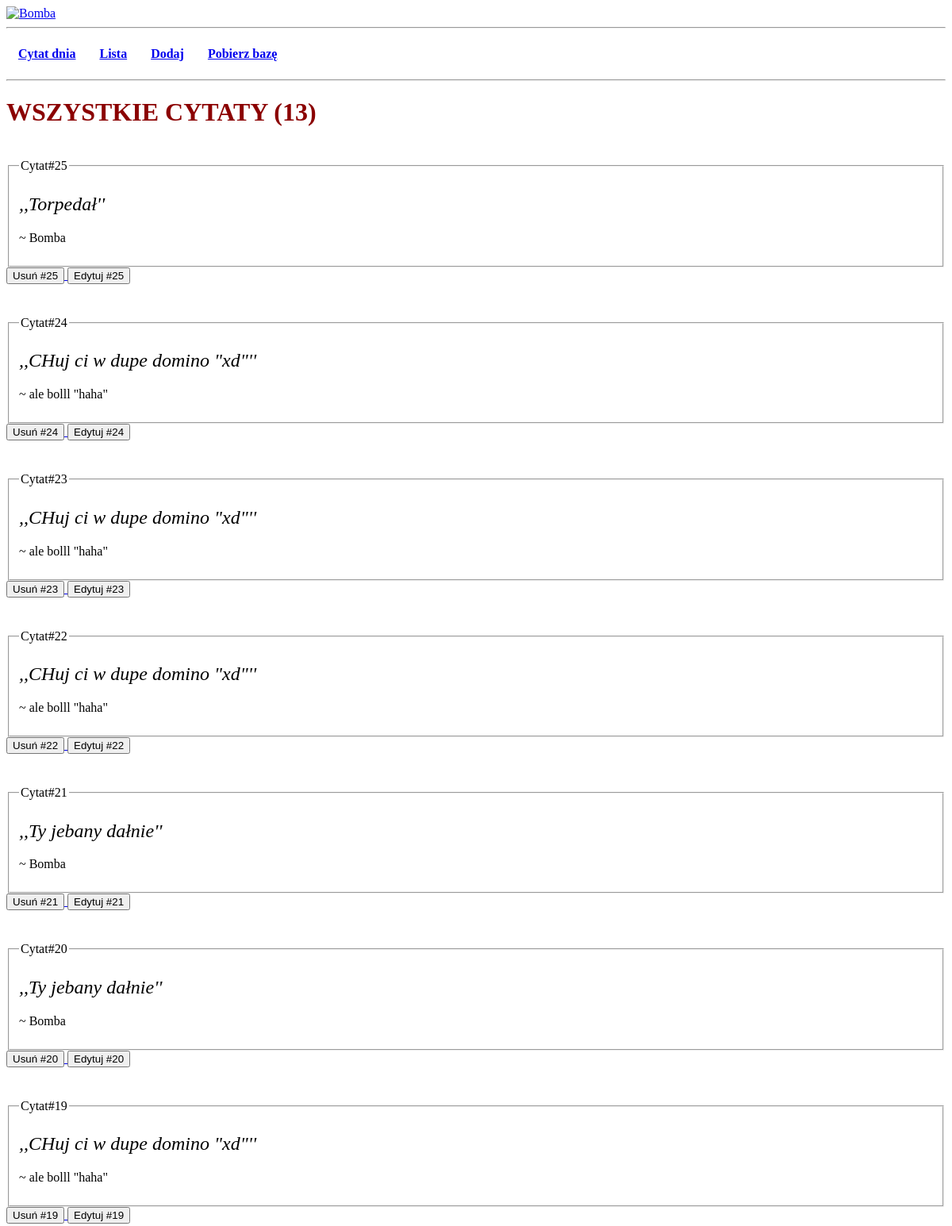
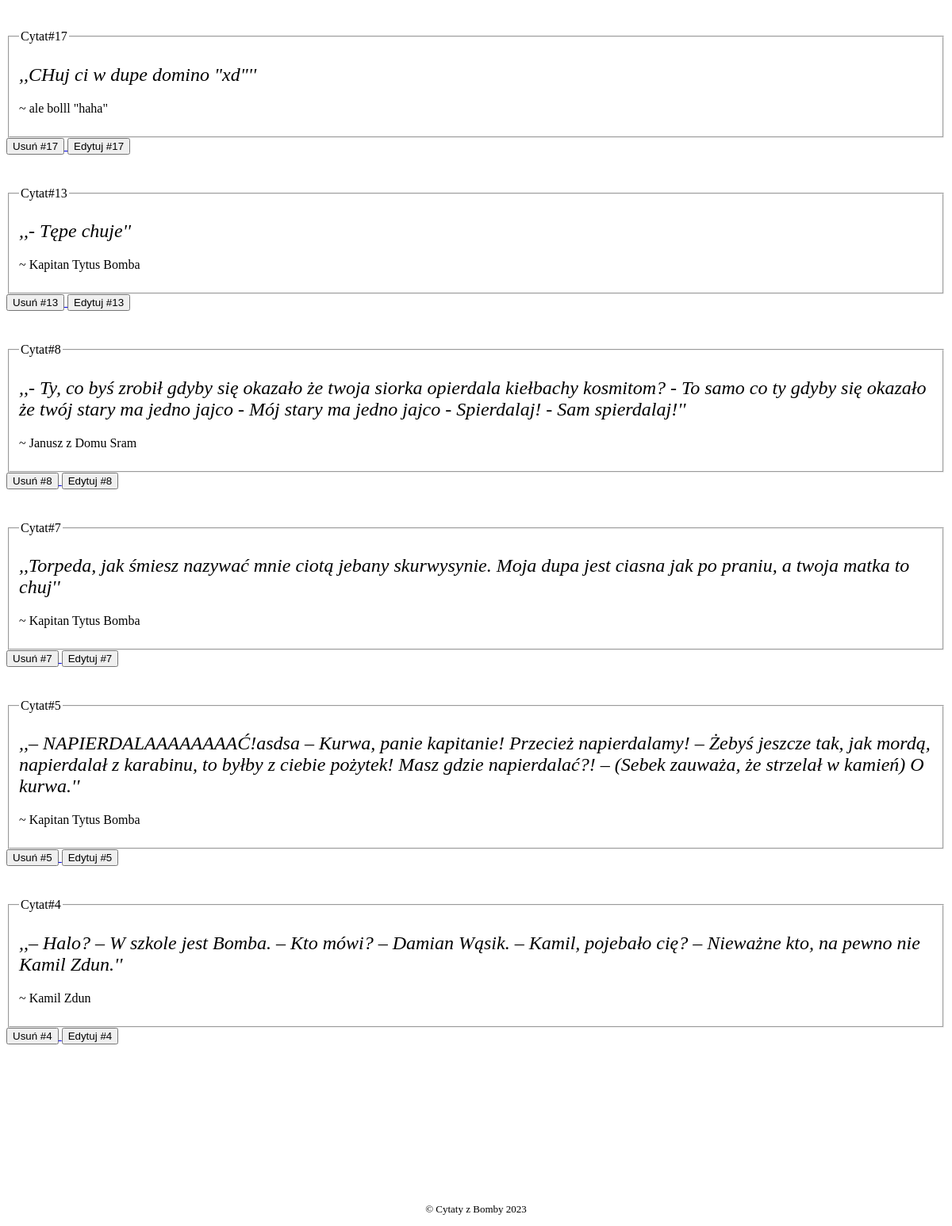
Before: /?action=list with the older database file (2 pictures, top to bottom).
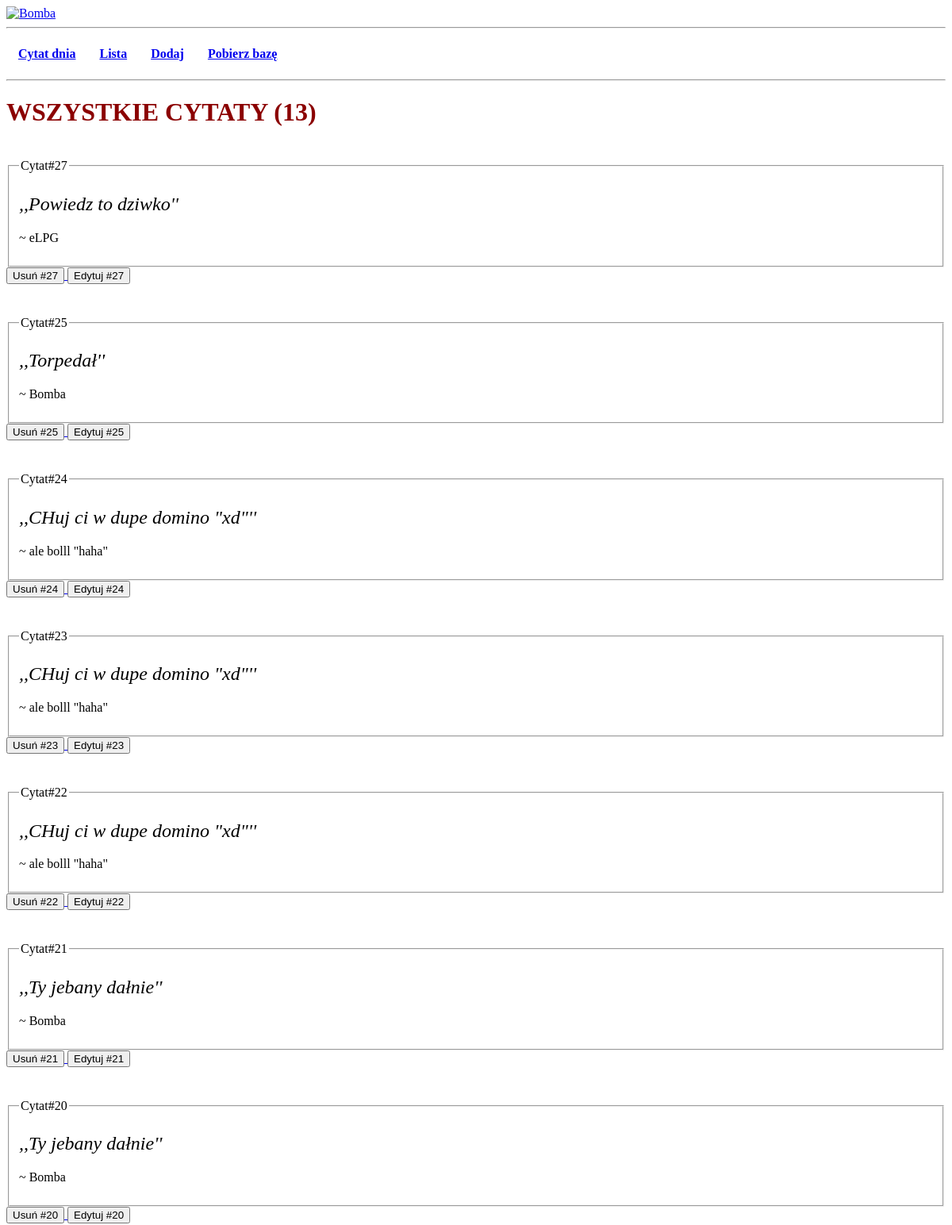
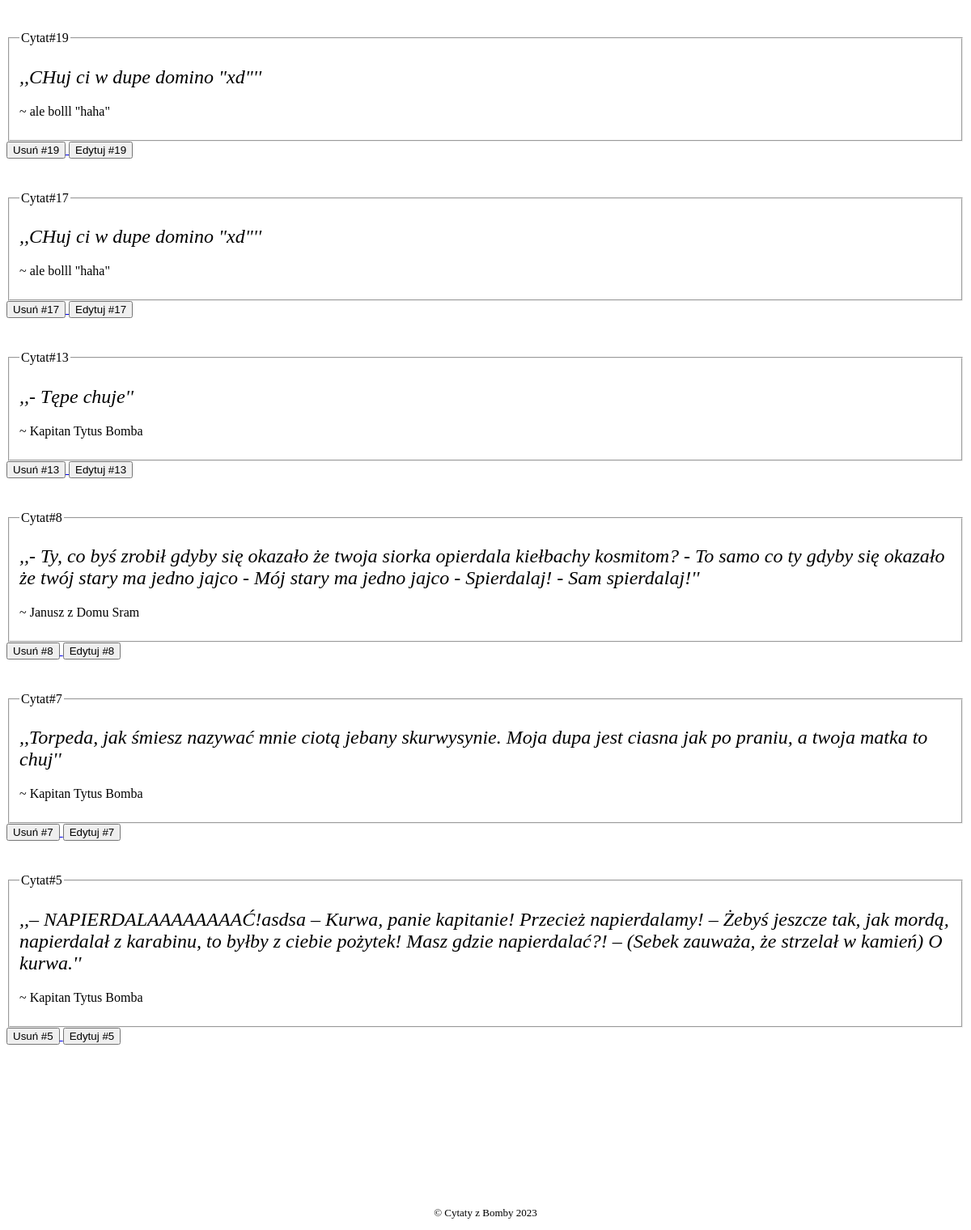
After: the same page with the newer database file (2 pictures, top to bottom).
### tables this page shows
CREATE TABLE 'cytaty' ('id' INTEGER PRIMARY KEY AUTOINCREMENT NOT NULL, 'cytat' TEXT, 'autor' TEXT);

### index.php (called while the page is built, shortened)
<?php
require_once 'src/class/PageController.php';
$Page = new PageController();
$Page->include_html("__head");
$Page->include_html("__nav");
$Page->Start();
$Page->include_html("__footer");
?>

### src/class/DataController.php (called while the page is built, shortened)
<?php
class DataController
{
    public static function fetchGET($GET)
    {
        return isset($_GET[$GET]) ? $_GET[$GET] : null;
    }
}

### src/class/App.php (called while the page is built, shortened)
<?php
require_once 'DatabaseQuery.php';
require_once 'DataController.php';
require_once 'HtmlTemplate.php';
require_once 'Views.php';
class App
{
    private $CYTATY;
    private $COUNT_CYTATY;
    public function __construct()
    {
        $this->dbquery = new DataBaseQuery();
        $this->CYTATY = $this->dbquery->SelectCytaty();
        $this->COUNT_CYTATY = $this->dbquery->CountCytaty();
    }
    public  function PageList()
    {
        HtmlTemplate::PrimaryHeader("WSZYSTKIE CYTATY ($this->COUNT_CYTATY)");
        Views::DisplayCytaty($this->CYTATY);
    }
}
?>

### src/class/Database.php (called while the page is built, shortened)
<?php
class Database {
    private $db;
    public function connect() {
        $this->db = new SQLite3(DATABASE);
    }
    public function query($sql) {
        $result = $this->db->query($sql);
        return $result;
    }
}

### src/class/DatabaseQuery.php (called while the page is built, shortened)
<?php
require_once 'Database.php';
class DatabaseQuery
{
    private $db;
    public function __construct()
    {
        $this->db = new Database();
    }
    public function SelectCytaty(): object
    {
        $sql = <<<SQL
        SELECT * FROM "cytaty"
        ORDER BY "id" DESC
        SQL;
        return $this->db->query($sql);
    }
}

### src/class/HtmlTemplate.php (the view, shortened to what this page needs)
<?php
class HtmlTemplate
{
    public static function PrimaryHeader($desc)
    {
        echo <<<HTML
        <h1>$desc</h1>
        HTML;
    }
    public static function Cytat($row)
    {
        echo <<<HTML
        <div class="cytat_bomba" id="{$row['id']}">
            <fieldset>
                <legend>Cytat#{$row["id"]}</legend>
                <h2>,,{$row["cytat"]}''</h2>
                <p>~ {$row["autor"]}</p>
            </fieldset>
        </div>
        HTML;
    }
    public static function OptionCytat($id)
    {
        echo <<<HTML
        <a href="?action=delete&id=$id">
            <button>Usuń #$id </button>
        </a>
        <a href="?action=update__form&id=$id">
            <button>Edytuj #$id </button>
        </a>
        <br>
        HTML;
    }
}

### src/public/__head.php (shortened to what this page needs)
<?php
$WATER_CSS = "https://cdn.jsdelivr.net/npm/water.css@2/out/light.css";
?>
<!DOCTYPE html>
<html lang="pl">
<head>
    <link rel="stylesheet" href="<?php echo $WATER_CSS; ?>">
</head>
<body>

### src/public/__nav.php
<a href="?home">
        <img src="https://www.kapitanbomba.pl/wp-content/uploads/2022/04/logo-kapitan-bomba-lite.svg" alt="Bomba" width="200px">
    </a>
    <hr>
    <div class="menu">
        <div class="menu__item">
            <a href="?action=home"><p>Cytat dnia</p></a>
        </div>
        <div class="menu__item">
            <a href="?action=list"><p>Lista</p></a>
        </div>
        <div class="menu__item">
            <a href="?action=add__form"><p>Dodaj</p></a>
        </div>
        <div class="menu__item">
            <a href="database/base.db"><p>Pobierz bazę</p></a>
        </div>
    </div>
<hr>

### src/class/PageController.php (shortened to what this page needs)
<?php
require_once 'App.php';
class PageController extends App
{
    public function Start()
    {
        $page = DataController::fetchGET('action');
        switch($page)
        {
            case 'list':
                $this->PageList();
                break;
        }
    }
    public function include_html($file)
    {
        include_once "src/public/$file.php";
    }
}

### src/class/Views.php (shortened to what this page needs)
<?php
require_once 'HtmlTemplate.php';
class Views
{
    public static function DisplayCytaty($result)
    {
        while($row = $result->fetchArray())
        {
            HtmlTemplate::Cytat($row);
            HtmlTemplate::OptionCytat($row['id']);
        }
    }
}

### src/public/__footer.php
<footer>
    <p>
        &copy Cytaty z Bomby 2023
    </p>
</footer>
</body>
</html>

Changed rows visible on the page:
removed cytaty: id "4", cytat "– Halo? – W szkole jest Bomba. – Kto mówi? – Damian Wąsik. – Kamil, pojebało cię? – Nieważne kto, na pewno nie Kamil Zdun.", autor "Kamil Zdun"
added cytaty: id "27", cytat "Powiedz to dziwko", autor "eLPG"
